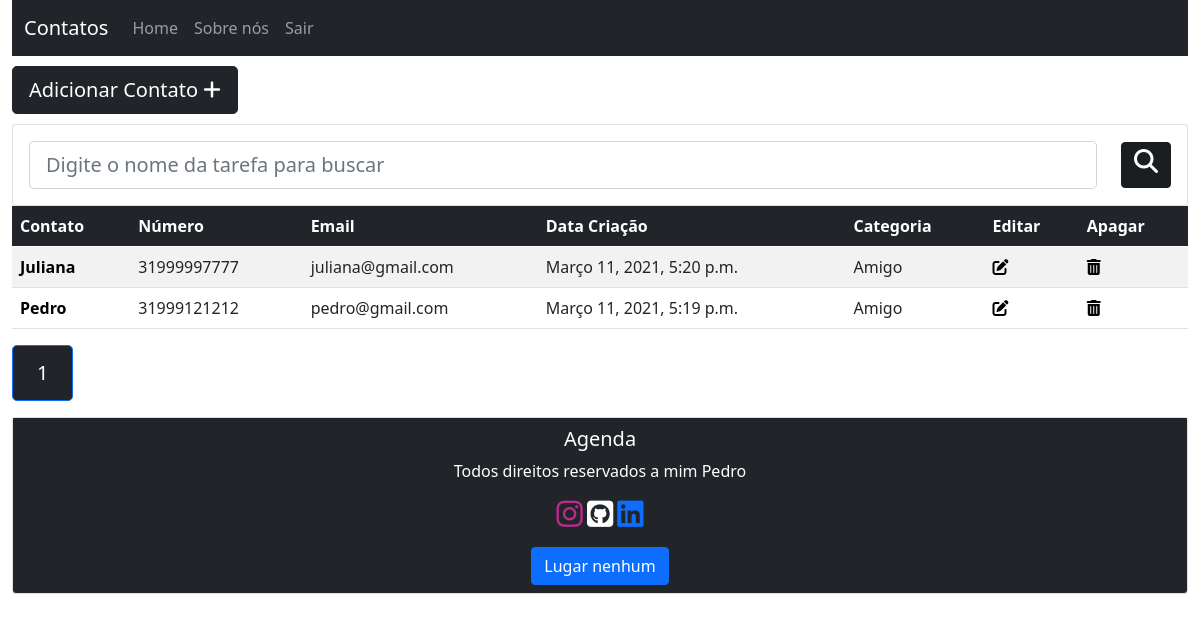
The app's page / (signed in) with its own data.
### contacts/models.py (models this page shows, shortened)
class Contact(models.Model):
    name = models.CharField(max_length=100)
    number = models.IntegerField()
    email = models.CharField(max_length=70, blank=True)
    creation_data = models.DateTimeField(default=timezone.now)
    description = models.TextField(blank=True)
    category = models.CharField(max_length=100, blank=True)
    user = models.ForeignKey(get_user_model(), on_delete=models.CASCADE)

### contacts/views.py (the view)
# urls.py: path('', views.contactsList, name='contacts-list'),
@login_required
def contactsList(request):
    search = request.GET.get('search')
    if search:
        contacts = Contact.objects.filter(name__icontains=search, user=request.user)
    else:
        contacts_list = Contact.objects.all().order_by('name').filter(user=request.user)
        paginator = Paginator(contacts_list, 10)
        page = request.GET.get('page')
        contacts = paginator.get_page(page)
    return render(request, 'contacts/list.html', {'contacts': contacts})

### contacts/templates/contacts/list.html (shortened to what this page needs)
{% extends 'base.html' %}
{% block content %}
<div>
<button type="button" class="btn btn-dark espaco btn-lg"><a href="newcontact/" class="link" style="color: white;">Adicionar Contato    <i class="fas fa-plus"></i></a></i></button>
<form method="GET" id="search-form" class="card card-sm">
  <div class="card-body row no-gutters align-items-center">
      <div class="col">
          <input class="form-control form-control-lg form-control-borderless" type="text" id="search" name="search"
          placeholder="Digite o nome da tarefa para buscar" value="{{ request.GET.search}}">
      </div>
      <div class="col-auto">
          <button  class="btn btn-dark active" type="submit"><i class="fas fa-search h4" id="search-btn" value="{{ request.GET.search}}"></i></button>
      </div>
  </div>
</form>
<table class="table table-hover table-striped table-responsive">
    <thead>
      <tr class="table-dark">
        <th scope="col">Contato</th>
        <th scope="col">Número</th>
        <th scope="col">Email</th>
        <th scope="col">Data Criação</th>
        <th scope="col">Categoria</th>
        <th scope="col">Editar</th>
        <th scope="col">Apagar</th>
      </tr>
    </thead>
    <tbody>
    {% for contact in contacts %}
        <tr>
          <th scope="row"><a href="/contact/{{ contact.id }}" class="link" style="color: black;">{{ contact.name }}</a></th>
            <td>{{ contact.number }}</td>
            <td>{{ contact.email }}</td>
            <td>{{ contact.creation_data }}</td>
            <td>{{ contact.category }}</td>
            <td><a href="edit/{{contact.id}}"><i class="fas fa-edit"></i></a></td>
            <td><a href="delete/{{contact.id}}" class="delete-btn"><i class="fas fa-trash-alt"></i></a></td>
        </tr>
    {% endfor %}
  </tbody>
  </table>
  <div class="pagination ">
    <ul class="pagination pagination-lg">
        {% for pagina in contacts.paginator.page_range %}
          {% if contacts.number == pagina %}
            <li class="page-item active"><a class="page-link bg-dark" href="?page={{ pagina }}&termo={{ request.GET.termo }}">{{ pagina }}</a></li>
          {% else %}
            <li class="page-item"><a class="page-link" href="?page={{ pagina }}&termo={{ request.GET.termo }}">{{ pagina }}</a></li>
          {%endif%}
        {% endfor %}
    </ul>
  </div>
</div>
{% endblock %}

### contacts/static/css/style.css (style rules this page uses)
.link { text-decoration: none; }
.espaco { margin: 10px 0; }
.fa-trash-alt, .fa-edit { color: black; }

### records on screen
Contact: name "Juliana", number "31999997777", email "juliana@gmail.com", creation_data "Março 11, 2021, 5:20 p.m.", category "Amigo"
Contact: name "Pedro", number "31999121212", email "pedro@gmail.com", creation_data "Março 11, 2021, 5:19 p.m.", category "Amigo"

### other values on screen
{{ pagina }} "1"
